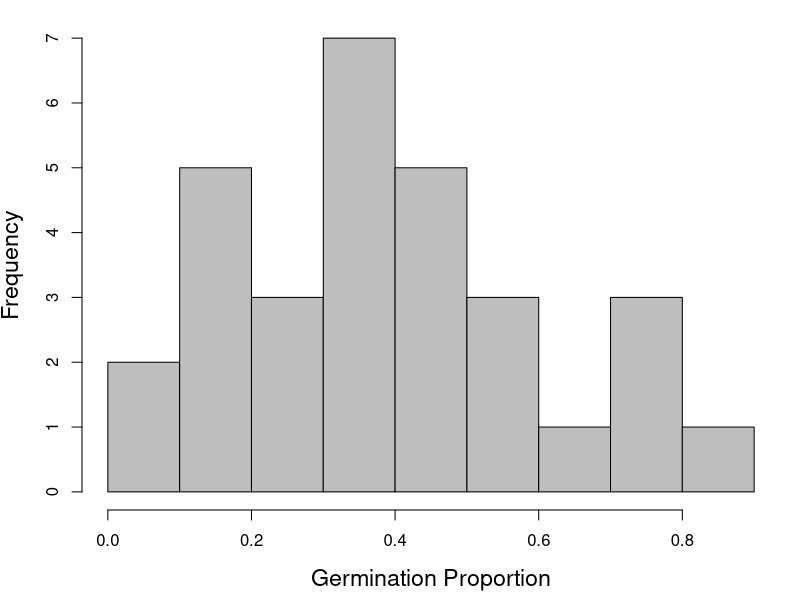
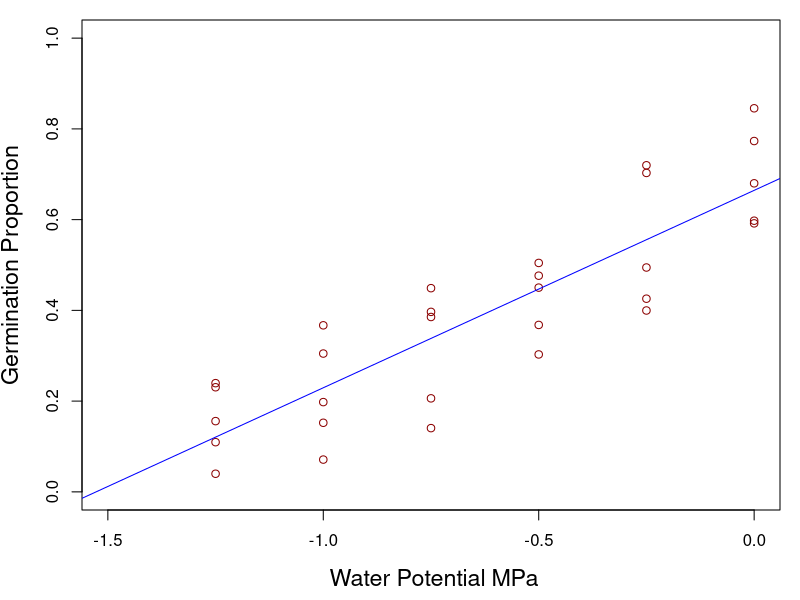
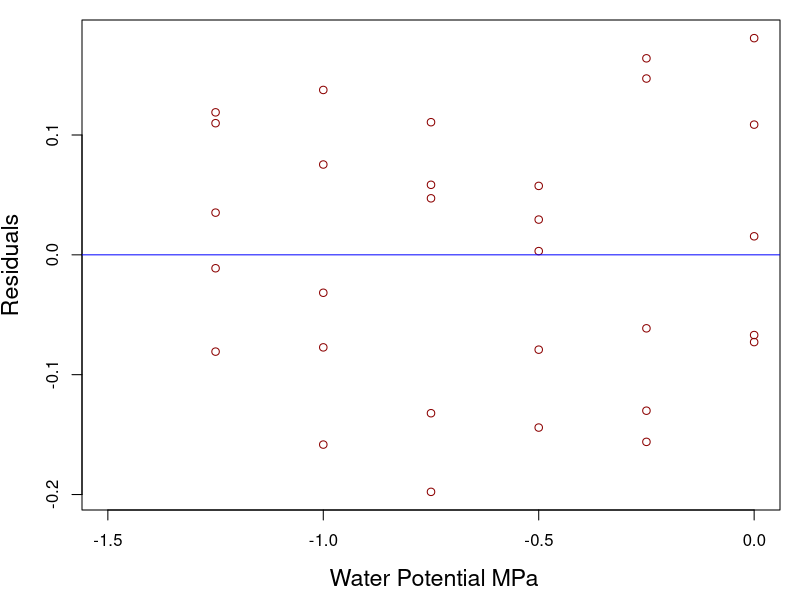

Generate these figures, in order, with R:
#Linear regression example

#Create random data
set.seed(16)
NumberOfSamples <- 5
range<-.2
WaterPotential <- rep(0:5, each = 5)*.25*-1
GerminationProportionTemp <- (.52 * WaterPotential) +.7 #Using y = mx +c create linear data where m = .45 and c = .7
GerminationProportion <- runif(GerminationProportionTemp, GerminationProportionTemp-range,GerminationProportionTemp+range)
SimulatedData<-cbind(WaterPotential,GerminationProportion)


#Plot data
par(mar=c(4.5,4.1,1,1))
#sets the bottom, left, top and right margins respectively of the plot region in number of lines of text.
ylim <- c(0,1)
xlim <- c(-1.5,0)
xaxis_label =" Water Potential MPa"
yaxis_label = "Germination Proportion"

#Histogram
hist(GerminationProportion, col="grey",xlab=yaxis_label, cex.lab=1.4, main =" ")

#R
cor(WaterPotential,GerminationProportion,  method = c("pearson"))

#Scatter plot of 
plot(SimulatedData, xlim = xlim, ylim = ylim, xlab=xaxis_label, ylab=yaxis_label, col = "dark red", cex.lab=1.4)

#Run regression
SimulatedData.lm = lm(GerminationProportion ~ WaterPotential, data = data.frame(SimulatedData))
abline(SimulatedData.lm, col = "blue")
print(summary(SimulatedData.lm))

#Residual analysis
SimulatedData.res = resid(SimulatedData.lm)
plot(SimulatedData[,1], SimulatedData.res, ylab="Residuals", xlab=xaxis_label, col = "dark red", cex.lab=1.4, xlim = xlim) 
abline(0, 0, col="blue")               


